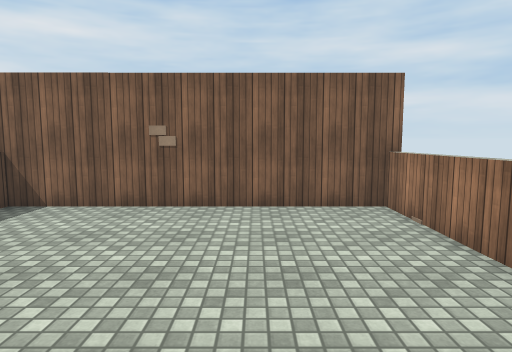
view 1 (above)

24 first-person views from a walk through a Unity game level. The camera is 1.5 m above the floor, tilts 6° down and sees 75° across. The floor is counted in squares, 1 m on a side. Each view is taken from the middle of a square. On the plan, view 1 faces up. The plan holds only what a view shows up to about 15 squares ahead; the rest is blank. The place goes on beyond the plan. The player is left out. Surface patterns are stand-ins for the level's own textures.

view 2
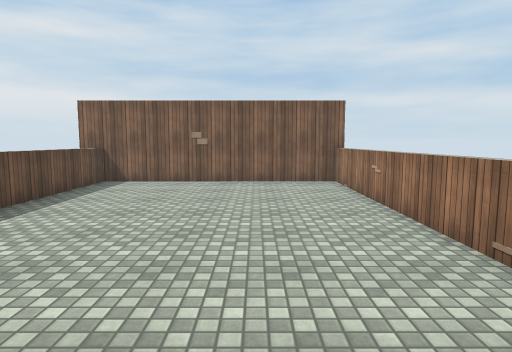

view 3
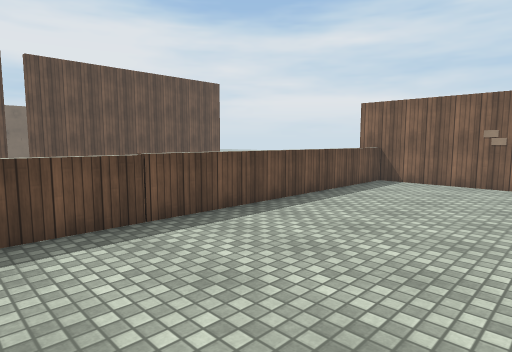

view 4
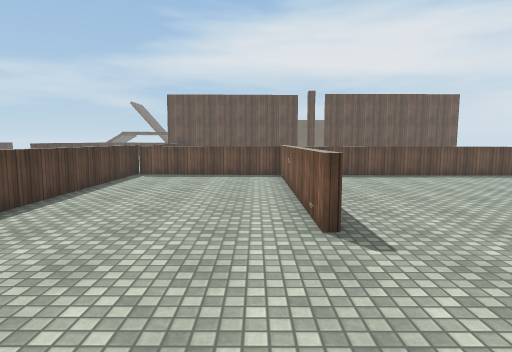

view 5
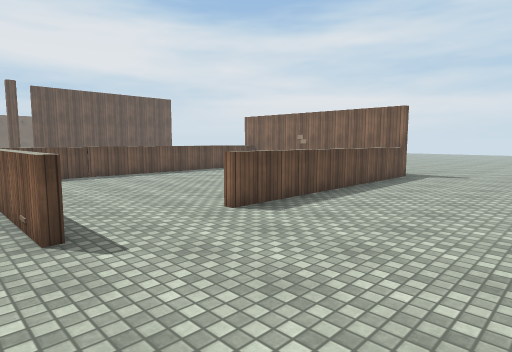

view 6
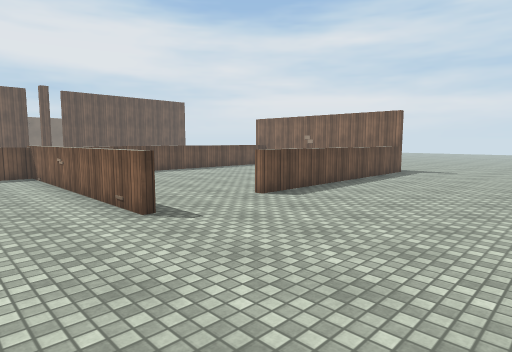

view 7
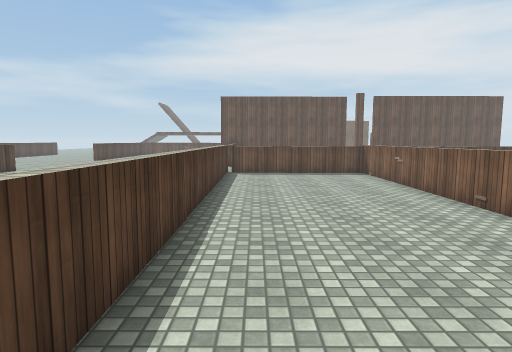

view 8
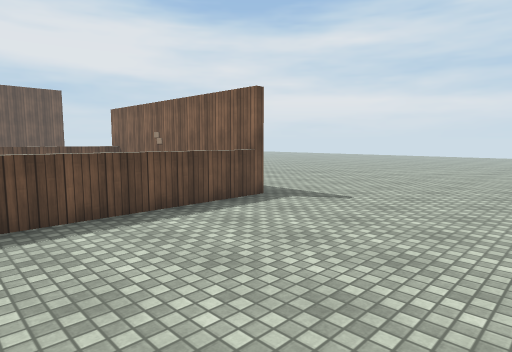

view 9
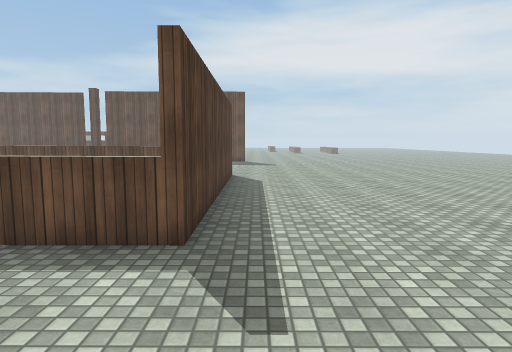

view 10
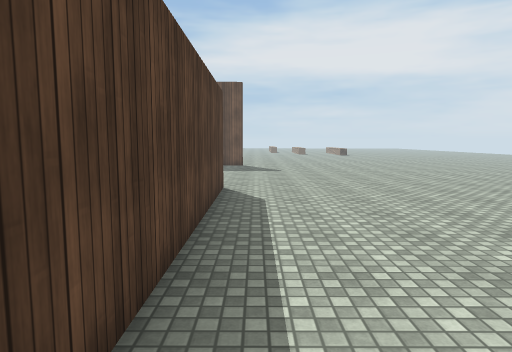

view 11
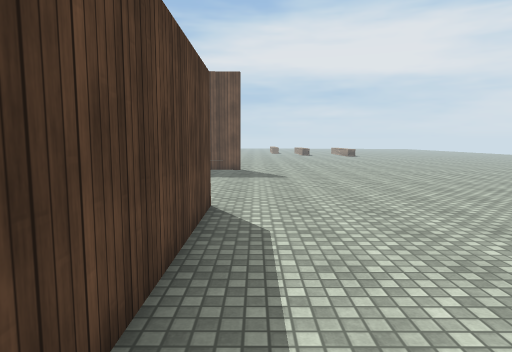

view 12
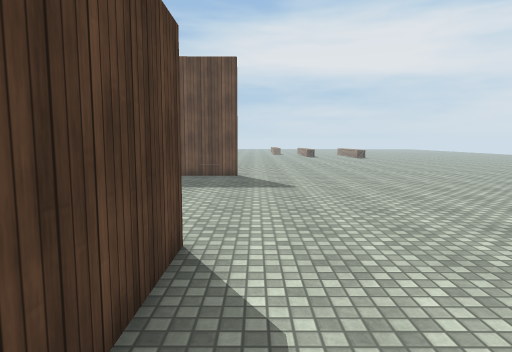

view 13
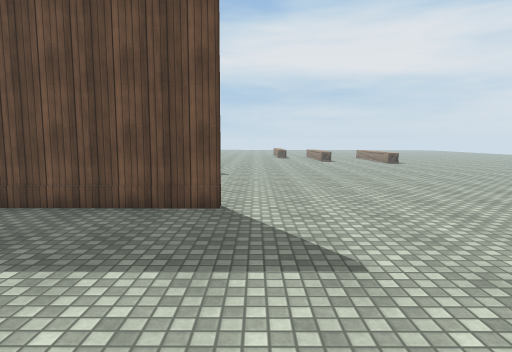

view 14
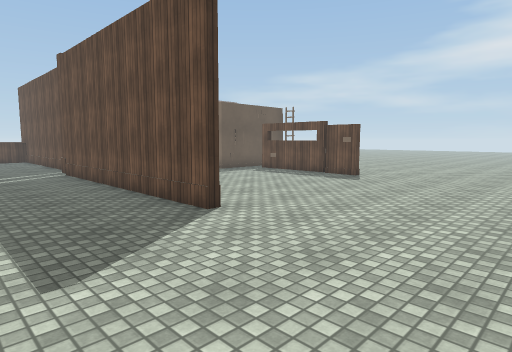

view 15
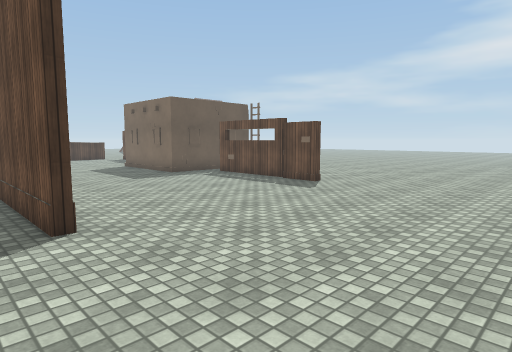

view 16
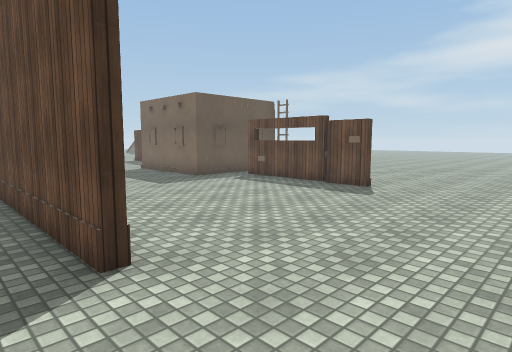

view 17
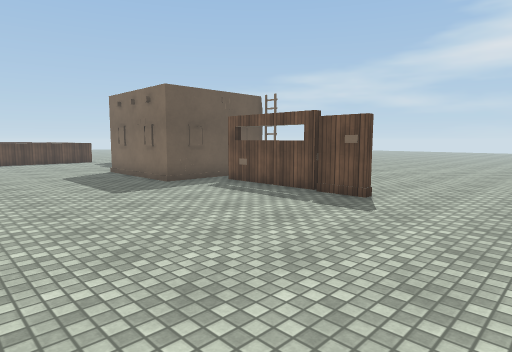

view 18
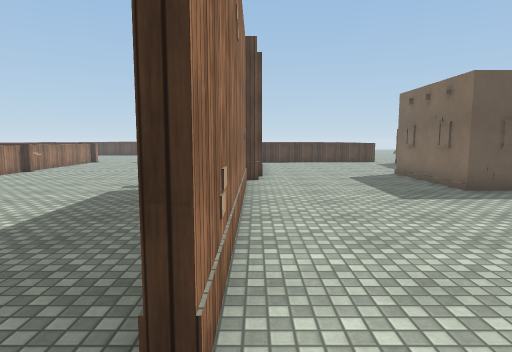

view 19
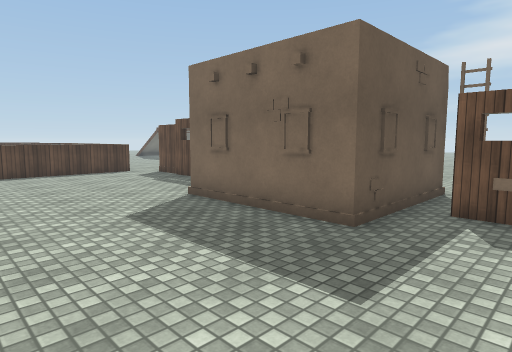

view 20
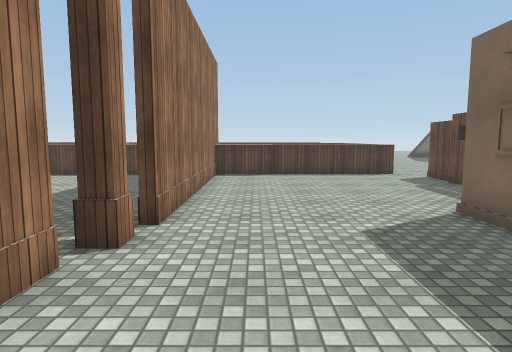

view 21
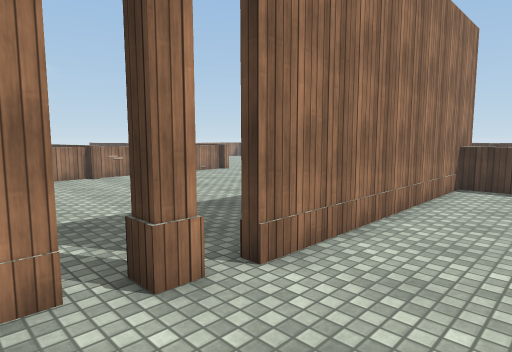

view 22
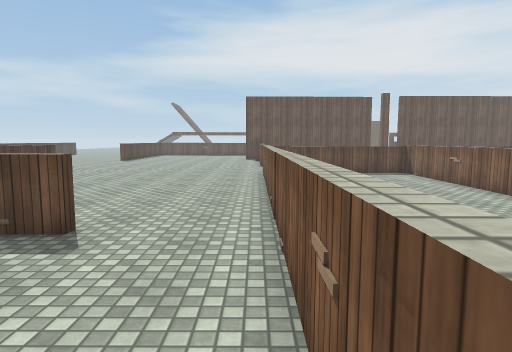

view 23
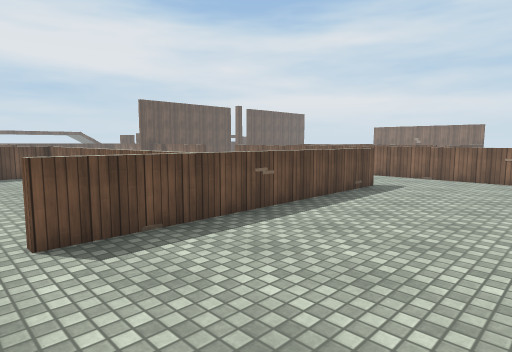

view 24
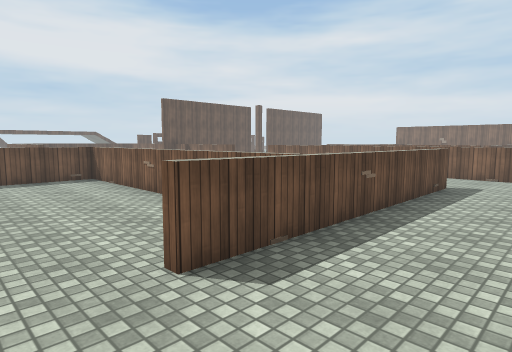

### Floor plan
Points are (right, up) in squares from view 1. A wall is a line through its corners. A room is listed if a view was taken in it or the views show most of it. See-through windows are left out.
Room 1 (views 1, 2, 3)
walls: (3.1, -1.1) (3, 7.7); (-2.5, 8) (-1.5, 8); (-5.8, 7.7) (-5.8, -5); (-6.4, -5.6) (-6.1, -5.6); (3.4, 7.7) (-6.7, 7.7)
ways out: opening at (1.5, -3.5) to room 2
Room 2 (views 4, 5, 6, 7, 8, 9, 10, 11, 12, 13, 14, 15, 16, 17, 18, 19, 20, 21, 22, 23, 24)
walls: (-6.1, -12.3) (8.4, -12.3); (-6.1, -7.3) (-6.1, -6); (-11.3, -12.4) (-10.1, -12.4); (-6.4, -6) (-6.4, -5.6); (-6.1, -5.6) (-6.1, -4.4); (-14, -12.4) (-13.3, -12.4); (-17.2, -13.8) (-17.2, -3.8) (-16.8, -3.8); (-17.1, -3.2) (-17.1, -2.6) (-16.5, -2.6) (-16.5, -2.9); (-16.6, -1.9) (-16.7, 5.6); (-19.7, -12.4) (-17.2, -12.4); (3.6, -5.5) (3.6, -5.9) (-5.8, -5.9) (-5.7, -12.2); (-5.1, -22.9) (-2.9, -22.9); (4.8, -16) (4.8, -26.1); (-25.2, -12.7) (-19.7, -12.7); (9.5, -12.6) (-4, -12.6); (-25.9, -8.7) (-25.9, -11.7); (4.2, -23.2) (-6, -23.2) (-6, -26.3); (-6.7, 8) (-2.5, 8); (-1.5, 8) (3.3, 8) (3.4, -2.1); (-16.7, 7.6) (-16.7, 8.2) (-16.4, 8.2) (-16.3, -0.5); (-25.4, 5.2) (-25.4, 2.6)
ways out: opening at (1.5, -3.5) to room 1; gap at (-17, -4); gap at (4, -23)
objects: other object (-26, 5); other object (-25, 2); other object (-25, 6); building (-24, -2) to (-23, 0); other object (-17, 6); other object (-17, 7); other object (-1, -23)

Where each view was taken, in squares from view 1:
view 1: 0 up, 0 right, facing up
view 2: 5 down, 0 right, facing up
view 3: 5 down, 0 right, facing up-left
view 4: 7 down, 9 right, facing left
view 5: 7 down, 9 right, facing up-left
view 6: 9 down, 10 right, facing up-left
view 7: 11 down, 10 right, facing left
view 8: 1 up, 10 right, facing up-left
view 9: 9 up, 8 right, facing left
view 10: 9 up, 4 right, facing left
view 11: 9 up, 1 right, facing left
view 12: 9 up, 2 left, facing left
view 13: 9 up, 9 left, facing left
view 14: 14 up, 12 left, facing down-left
view 15: 14 up, 15 left, facing down-left
view 16: 12 up, 15 left, facing down-left
view 17: 11 up, 17 left, facing down-left
view 18: 10 up, 17 left, facing down
view 19: 3 up, 18 left, facing down-left
view 20: 2 up, 19 left, facing down
view 21: 1 down, 20 left, facing down-right
view 22: 13 down, 10 right, facing left
view 23: 27 down, 10 right, facing up-left
view 24: 28 down, 8 right, facing up-left
